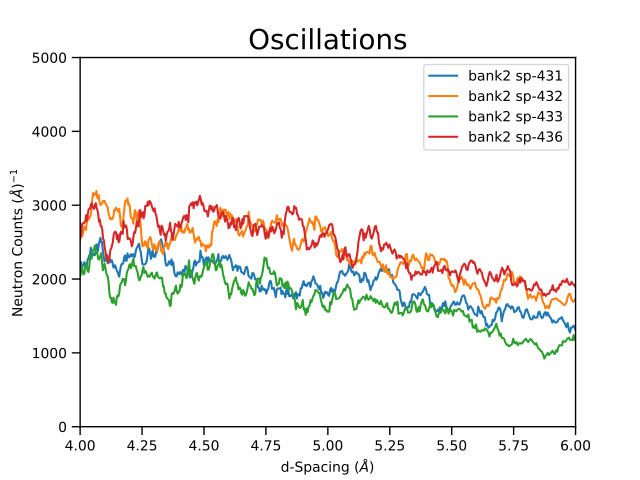

The script that drew this image:
# import mantid algorithms, numpy and matplotlib
from mantid.simpleapi import *
import matplotlib.pyplot as plt
import numpy as np
from mantid.plots._compatability import plotSpectrum #import needed outside Workbench

'''Processing'''

# Load the spectral range of the interest of the data
ws=Load(Filename="GEM40979.raw", SpectrumMin=431, SpectrumMax=750)

# Convert to dSpacing
ws=ConvertUnits(InputWorkspace=ws, Target= "dSpacing")

# Smooth the data
ws=SmoothData(InputWorkspace=ws, NPoints=20)

'''Plotting'''

# Plot three spectra
PLOT_WINDOW = plotSpectrum(ws, [0,1,2])

# Get Figure and Axes for formatting
fig, axes = plt.gcf(), plt.gca()

# Set the scales on the x- and y-axes
axes.set_xlim(4, 6)
axes.set_ylim(0, 5e3)

# Plot index 5
plotSpectrum(ws,5, window= PLOT_WINDOW, clearWindow= False)

# Alter the Y label
axes.set_ylabel('Neutron Counts ($\AA$)$^{-1}$')

# Optionally rename the curve titles
axes.legend(["bank2 sp-431", "bank2 sp-432", "bank2 sp-433", "bank2 sp-436"])

# Give the plot a title
plt.title("Oscillations", fontsize=20)
